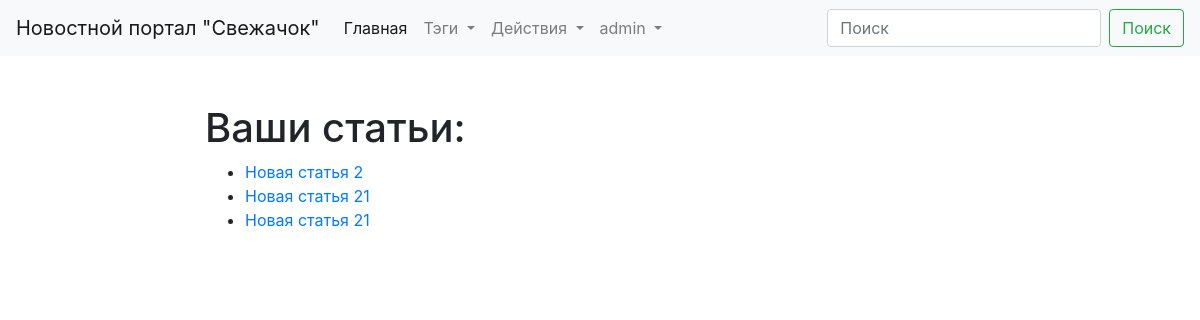
/news/mynotes/ (signed in), run on the app's committed database.
### News/models.py (models this page shows, shortened)
class Notes(models.Model):
    title = models.CharField(max_length=50, verbose_name="Заголовок")
    text = models.TextField(verbose_name='Текст статьи')
    pub_date = models.DateTimeField(verbose_name='Дата публикации', auto_now_add=True)
    author = models.ForeignKey(User, on_delete=models.CASCADE, verbose_name="Автор")
    fk_tag = models.ManyToManyField(to=Tags, verbose_name="Тэги")
    class Meta:
        verbose_name = 'Статья'
        verbose_name_plural = 'Статьи'

### News/views.py (the view)
# urls.py: path('mynotes/', views.MyNotesByUserListView.as_view(), name='mynotes'),
class MyNotesByUserListView(LoginRequiredMixin, ListView):
    model = Notes
    template_name = 'News/list_notes_user.html'
    def get_queryset(self):
        return Notes.objects.filter(author = self.request.user).order_by('pub_date')

### News/models.py (called while the page is built)
    def get_absolute_url(self):
        return reverse("url_tag", kwargs={"tag_id": self.pk})

### News/views.py (called while the page is built)
def custom_processor(request):
    tag = Tags.objects.all()
    tags = {'tags': tag}
    return tags

### News/templates/News/list_notes_user.html
{% extends "base.html" %}
{% block content %}
  <h1>Ваши статьи: </h1>
  {% if notes_list  %}
    <ul>
        {% for note in notes_list %}
        <li>
            <a href="{% url 'url_detail' note.pk %}">{{note.title}}</a>
        </li>
        {% endfor %}
    </ul>
  {% else %}
      <p>У вас нет ни одной статьи.</p>
  {% endif %}
{% endblock content %}

### templates/base.html (shortened to what this page needs)
{% load static %}
<!DOCTYPE html>
<html lang="en">
<head>
	<link rel="stylesheet" href="https://stackpath.bootstrapcdn.com/bootstrap/4.4.1/css/bootstrap.min.css"
>
	<link rel="stylesheet" href="{% static 'css/styles.css' %}">
</head>
<body>
	<nav class="navbar navbar-expand-lg navbar-light bg-light">
		<a class="navbar-brand" href="#">Новостной портал "Свежачок"</a>
		<div class="collapse navbar-collapse" id="navbarSupportedContent">
			<ul class="navbar-nav mr-auto">
				<li class="nav-item active">
					<a class="nav-link" href="{% url 'url_index' %}">Главная <span class="sr-only">(current)</span></a>
				</li>
				<li class="nav-item dropdown">
					<a class="nav-link dropdown-toggle" href="#" id="navbarDropdown" role="button"
						data-toggle="dropdown" aria-haspopup="true" aria-expanded="false">
						Тэги
					</a>
				</li>
				{% if request.user.is_authenticated %}
				<li class="nav-item dropdown">
					<a class="nav-link dropdown-toggle" href="#" id="navbarDropdown" role="button"
						data-toggle="dropdown" aria-haspopup="true" aria-expanded="false">
						Действия
					</a>
				</li>
				<li class="nav-item dropdown">
					<a class="nav-link dropdown-toggle" href="#" id="navbarDropdown" role="button"
						data-toggle="dropdown" aria-haspopup="true" aria-expanded="false">
						{{ user.get_username }}
					</a>
				</li>
				{% else %}
				<li class="nav-item active">
					<a class="nav-link" href="{% url 'login' %}?next={{request.path}}">Вход <span
							class="sr-only">(current)</span></a>
				</li>
				{% endif %}
			</ul>
			<form class="form-inline my-2 my-lg-0" action="{% url 'url_index' %}">
				<input class="form-control mr-sm-2" type="search" placeholder="Поиск" aria-label="Search" name='search'>
				<button class="btn btn-outline-success my-2 my-sm-0" type="submit">Поиск</button>
			</form>
		</div>
	</nav>
	<div class="conteiner mt-5">
		<div class="row">
			<div class="col-6 offset-md-2">
				{% block content %}{% endblock %}
			</div>
		</div>
	</div>
</body>
</html>

### data on the page
Notes: title "Новая статья 2"
Notes: title "Новая статья 21"
Notes: title "Новая статья 21"

### other printed values
{{ user.get_username }} "admin"
